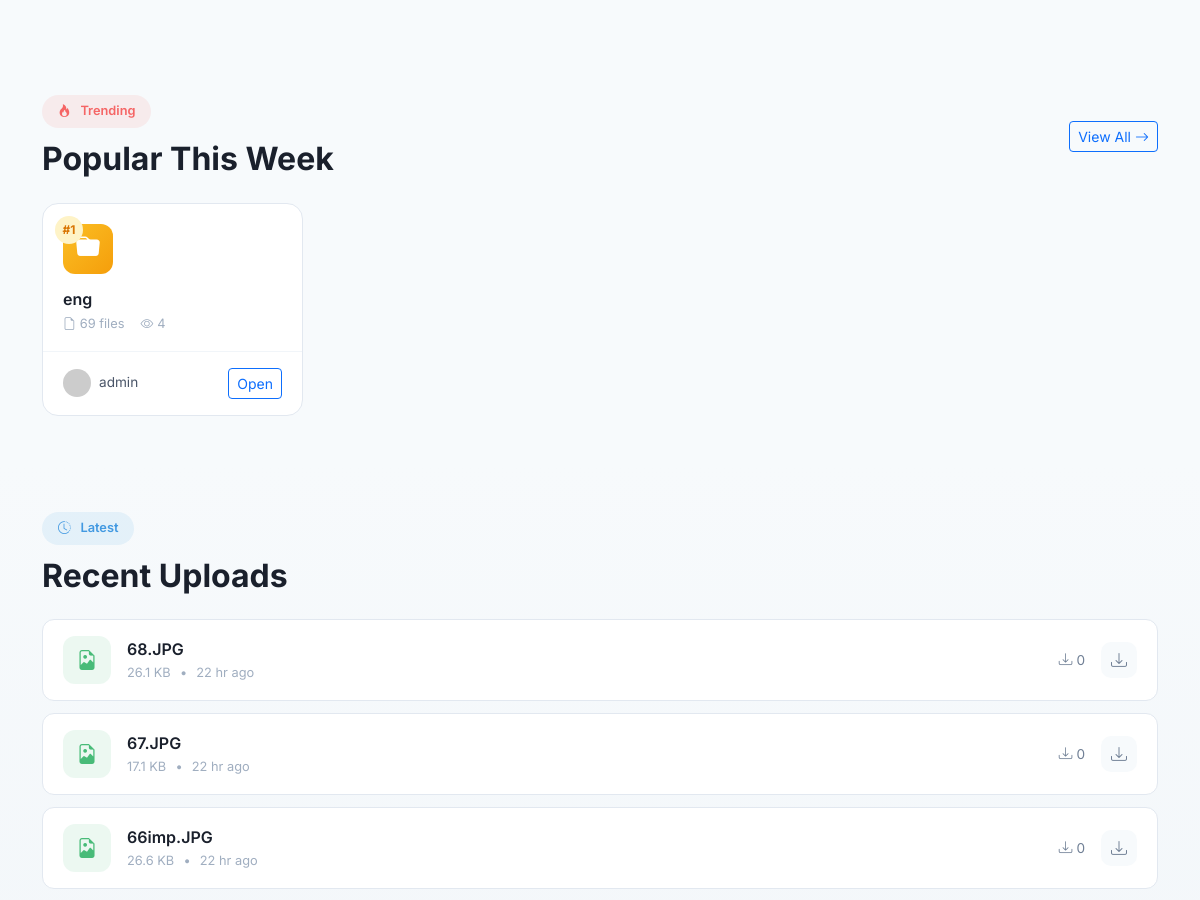
Before: / (middle part) with the older database file.
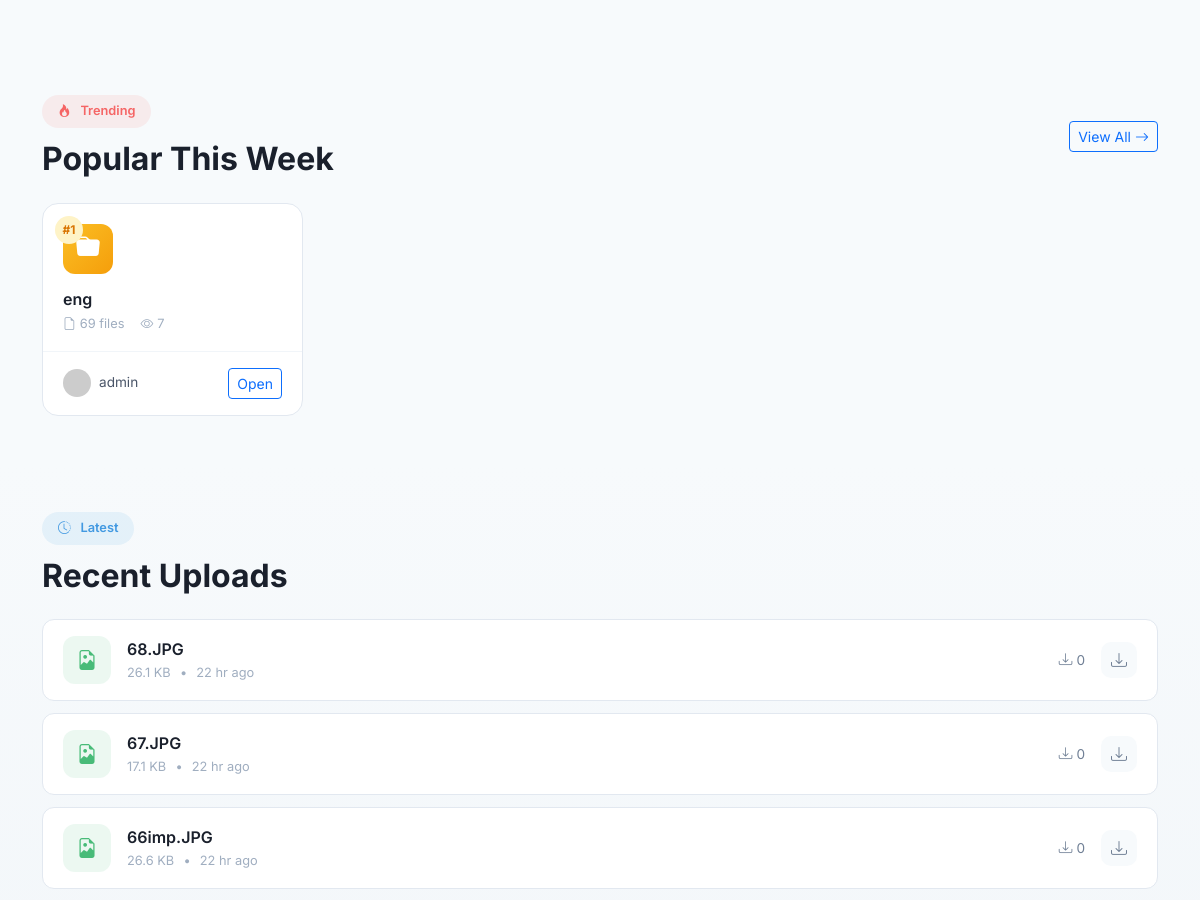
After: the same page with the newer database file.
### models.py (models this page shows, shortened)
class Folder(db.Model):
    __tablename__ = 'folders'
    id = db.Column(db.Integer, primary_key=True)
    name = db.Column(db.String(200), nullable=False)
    slug = db.Column(db.String(250), nullable=True)
    description = db.Column(db.Text, nullable=True)
    parent_id = db.Column(db.Integer, db.ForeignKey('folders.id'), nullable=True)
    owner_id = db.Column(db.Integer, db.ForeignKey('users.id'), nullable=False)
    category_id = db.Column(db.Integer, db.ForeignKey('categories.id'), nullable=True)
    is_public = db.Column(db.Boolean, default=False)
    is_featured = db.Column(db.Boolean, default=False)
    password = db.Column(db.String(256), nullable=True)
    subject = db.Column(db.String(50), nullable=True)
    class_level = db.Column(db.String(50), nullable=True)
    view_count = db.Column(db.Integer, default=0)
    share_token = db.Column(db.String(50), unique=True, nullable=True)
    created_at = db.Column(db.DateTime, default=datetime.utcnow)
    updated_at = db.Column(db.DateTime, default=datetime.utcnow, onupdate=datetime.utcnow)
    children = db.relationship('Folder', backref=db.backref('parent', remote_side=[id]), lazy='dynamic')
    files = db.relationship('File', backref='folder', lazy='dynamic', cascade='all, delete-orphan')
    def get_total_files(self):
        count = self.files.count()
        for subfolder in self.children:
            count += subfolder.get_total_files()
        return count

class User(UserMixin, db.Model):
    __tablename__ = 'users'
    id = db.Column(db.Integer, primary_key=True)
    username = db.Column(db.String(80), unique=True, nullable=False, index=True)
    email = db.Column(db.String(120), unique=True, nullable=False, index=True)
    password_hash = db.Column(db.String(256), nullable=False)
    full_name = db.Column(db.String(150), nullable=True)
    bio = db.Column(db.Text, nullable=True)
    avatar = db.Column(db.String(300), default='default.png')
    location = db.Column(db.String(100), nullable=True)
    website = db.Column(db.String(200), nullable=True)
    instagram = db.Column(db.String(100), nullable=True)
    twitter = db.Column(db.String(100), nullable=True)
    youtube = db.Column(db.String(200), nullable=True)
    is_active = db.Column(db.Boolean, default=True)
    is_admin = db.Column(db.Boolean, default=False)
    is_verified = db.Column(db.Boolean, default=False)
    created_at = db.Column(db.DateTime, default=datetime.utcnow)
    last_login = db.Column(db.DateTime, nullable=True)
    reset_token = db.Column(db.String(100), nullable=True)
    reset_token_expiry = db.Column(db.DateTime, nullable=True)
    folders = db.relationship('Folder', backref='owner', lazy='dynamic', foreign_keys='Folder.owner_id')
    files = db.relationship('File', backref='uploader', lazy='dynamic', foreign_keys='File.uploaded_by')
    favourites = db.relationship('Favourite', backref='user', lazy='dynamic')
    comments = db.relationship('Comment', backref='author', lazy='dynamic')
    ratings = db.relationship('Rating', backref='user', lazy='dynamic')
    notifications = db.relationship('Notification', backref='user', lazy='dynamic')

### app.py (the view)
@app.route('/')
def index():
    popular_folders = Folder.query.filter_by(is_public=True)\
        .order_by(Folder.view_count.desc()).limit(8).all()
    recent_files = File.query.join(Folder).filter(Folder.is_public == True)\
        .order_by(File.uploaded_at.desc()).limit(12).all()
    featured_folders = Folder.query.filter_by(is_public=True, is_featured=True).limit(4).all()
    categories = Category.query.all()
    stats = get_stats()
    leaderboard = get_leaderboard(5)
    return render_template('index.html',
                         popular_folders=popular_folders,
                         recent_files=recent_files,
                         featured_folders=featured_folders,
                         categories=categories,
                         stats=stats,
                         leaderboard=leaderboard)

### app.py (called while the page is built)
@app.context_processor
def utility_processor():
    def get_unread_count():
        if current_user.is_authenticated:
            return current_user.get_unread_notifications_count()
        return 0
    def get_announcements():
        return Announcement.query.filter_by(is_active=True).order_by(Announcement.is_pinned.desc(), Announcement.created_at.desc()).limit(3).all()
    return dict(
        format_datetime=format_datetime,
        format_number=format_number,
        get_unread_count=get_unread_count,
        get_announcements=get_announcements,
        whatsapp_link=app.config.get('WHATSAPP_CHANNEL', '#'),
        app_name=app.config.get('APP_NAME', 'StudyVault'),
        current_year=datetime.now().year
    )

### models.py (called while the page is built)
    def get_folder_count(self):
        return self.folders.count()

    def get_size_formatted(self):
        size = self.size
        for unit in ['B', 'KB', 'MB', 'GB']:
            if size < 1024:
                return f"{size:.1f} {unit}"
            size /= 1024
        return f"{size:.1f} TB"

### utils.py (called while the page is built)
def format_number(num):
    if num >= 1000000:
        return f'{num/1000000:.1f}M'
    elif num >= 1000:
        return f'{num/1000:.1f}K'
    return str(num)

### templates/index.html (shortened to what the changed rows need)
{% extends 'base.html' %}
{% block content %}
<section class="popular-section py-5">
    <div class="container">
        <div class="section-header d-flex justify-content-between align-items-center mb-4" data-aos="fade-up">
            <div>
                <h2 class="section-title mb-0">Popular This Week</h2>
            </div>
        </div>
        <div class="row g-4">
            {% for folder in popular_folders %}
            <div class="col-md-6 col-lg-3" data-aos="fade-up" data-aos-delay="{{ loop.index * 100 }}">
                <div class="folder-card-modern">
                    {% if loop.index <= 3 %}
                        <div class="folder-card-rank rank-{{ loop.index }}">
                            #{{ loop.index }}
                        </div>
                    {% endif %}
                    <div class="folder-card-header">
                        <div class="folder-icon-wrapper">
                            <i class="bi bi-folder-fill"></i>
                        </div>
                    </div>
                    <div class="folder-card-body">
                        <h4 class="folder-title">{{ folder.name }}</h4>
                        <div class="folder-meta">
                            <span class="meta-item">
                                <i class="bi bi-file-earmark"></i>
                                {{ folder.get_total_files() }} files
                            </span>
                            <span class="meta-item">
                                <i class="bi bi-eye"></i>
                                {{ format_number(folder.view_count) }}
                            </span>
                        </div>
                    </div>
                    <div class="folder-card-footer">
                        <div class="folder-author">
                            <img src="{{ url_for('static', filename='avatars/' + folder.owner.avatar) }}"
                                 alt="{{ folder.owner.username }}"
                                 onerror="this.src='https://ui-avatars.com/api/?name={{ folder.owner.username }}&background=667eea&color=fff'">
                            <span>{{ folder.owner.username }}</span>
                        </div>
                        <a href="{{ url_for('folder_view', folder_id=folder.id) }}" class="btn btn-sm btn-outline-primary">
                            Open
                        </a>
                    </div>
                </div>
            </div>
            {% endfor %}
        </div>
    </div>
</section>
<section class="recent-section py-5 bg-light-gradient">
    <div class="container">
        <div class="section-header d-flex justify-content-between align-items-center mb-4" data-aos="fade-up">
            <div>
                <h2 class="section-title mb-0">Recent Uploads</h2>
            </div>
        </div>
    </div>
</section>
{% endblock %}

Changed rows visible on the page:
changed Folder "eng": view_count "4" → "7"
